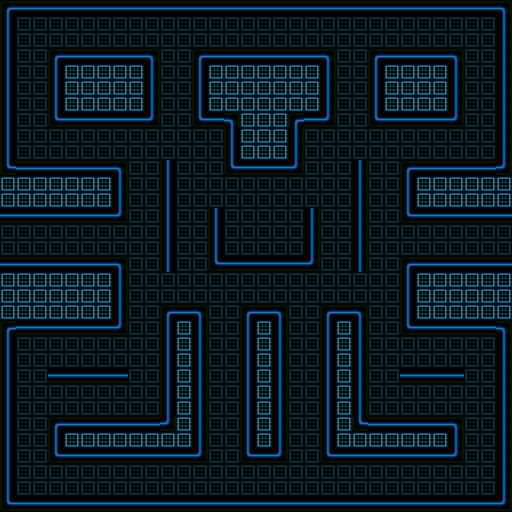

A 2D game scene composited from a Tiled map and its tileset images. What follows is a short description and the map's XML, with every tile layer's data as written:
An orthogonal 32x32 tile map with 16x16 px tiles, 1 tile layer (Background), 1 hidden layer not drawn and 2 objects.

<map version="1.0" orientation="orthogonal" renderorder="left-down" width="32" height="32" tilewidth="16" tileheight="16" nextobjectid="4">
 <tileset firstgid="1" name="general" tilewidth="16" tileheight="16" tilecount="25" columns="5">
  <image source="map.png" width="80" height="80" />
  <tile id="0">
   <properties>
    <property name="collides" value="true" />
   </properties>
  </tile>
  <tile id="1">
   <properties>
    <property name="collides" value="true" />
   </properties>
  </tile>
  <tile id="2">
   <properties>
    <property name="collides" value="true" />
   </properties>
  </tile>
  <tile id="3">
   <properties>
    <property name="collides" value="true" />
   </properties>
  </tile>
  <tile id="4">
   <properties>
    <property name="collides" value="false" />
   </properties>
  </tile>
  <tile id="5">
   <properties>
    <property name="collides" value="true" />
   </properties>
  </tile>
  <tile id="6">
   <properties>
    <property name="collides" value="true" />
   </properties>
  </tile>
  <tile id="7">
   <properties>
    <property name="collides" value="true" />
   </properties>
  </tile>
  <tile id="8">
   <properties>
    <property name="collides" value="true" />
   </properties>
  </tile>
  <tile id="9">
   <properties>
    <property name="collides" value="true" />
   </properties>
  </tile>
  <tile id="10">
   <properties>
    <property name="collides" value="true" />
   </properties>
  </tile>
  <tile id="11">
   <properties>
    <property name="collides" value="true" />
   </properties>
  </tile>
  <tile id="12">
   <properties>
    <property name="collides" value="true" />
   </properties>
  </tile>
  <tile id="13">
   <properties>
    <property name="collides" value="true" />
   </properties>
  </tile>
  <tile id="14">
   <properties>
    <property name="collides" value="true" />
   </properties>
  </tile>
  <tile id="15">
   <properties>
    <property name="collides" value="true" />
   </properties>
  </tile>
  <tile id="16">
   <properties>
    <property name="collides" value="true" />
   </properties>
  </tile>
  <tile id="17">
   <properties>
    <property name="collides" value="true" />
   </properties>
  </tile>
  <tile id="18">
   <properties>
    <property name="collides" value="true" />
   </properties>
  </tile>
  <tile id="19">
   <properties>
    <property name="collides" value="true" />
   </properties>
  </tile>
  <tile id="20">
   <properties>
    <property name="collides" value="true" />
   </properties>
  </tile>
  <tile id="21">
   <properties>
    <property name="collides" value="true" />
   </properties>
  </tile>
  <tile id="22">
   <properties>
    <property name="collides" value="true" />
   </properties>
  </tile>
  <tile id="23">
   <properties>
    <property name="collides" value="true" />
   </properties>
  </tile>
  <tile id="24">
   <properties>
    <property name="collides" value="true" />
   </properties>
  </tile>
 </tileset>
 <layer name="Background" width="32" height="32">
  <data encoding="csv">
2,3,3,3,3,3,3,3,3,3,3,3,3,3,3,3,3,3,3,3,3,3,3,3,3,3,3,3,3,3,3,4,
7,1,1,1,1,1,1,1,1,1,1,1,1,1,1,1,1,1,1,1,1,1,1,1,1,1,1,1,1,1,1,9,
7,1,1,1,1,1,1,1,1,1,1,1,1,1,1,1,1,1,1,1,1,1,1,1,1,1,1,1,1,1,1,9,
7,1,1,2,3,3,3,3,3,4,1,1,2,3,3,3,3,3,3,3,4,1,1,2,3,3,3,3,4,1,1,9,
7,1,1,7,5,5,5,5,5,9,1,1,7,5,5,5,5,5,5,5,9,1,1,7,5,5,5,5,9,1,1,9,
7,1,1,7,5,5,5,5,5,9,1,1,7,5,5,5,5,5,5,5,9,1,1,7,5,5,5,5,9,1,1,9,
7,1,1,7,5,5,5,5,5,9,1,1,7,5,5,5,5,5,5,5,9,1,1,7,5,5,5,5,9,1,1,9,
7,1,1,12,13,13,13,13,13,14,1,1,12,13,4,5,5,5,2,13,14,1,1,12,13,13,13,13,14,1,1,9,
7,1,1,1,1,1,1,1,1,1,1,1,1,1,7,5,5,5,9,1,1,1,1,1,1,1,1,1,1,1,1,9,
7,1,1,1,1,1,1,1,1,1,1,1,1,1,7,5,5,5,9,1,1,1,1,1,1,1,1,1,1,1,1,9,
12,3,3,3,3,3,3,4,1,1,7,1,1,1,12,13,13,13,14,1,1,1,9,1,1,2,3,3,3,3,3,14,
5,5,5,5,5,5,5,9,1,1,7,1,1,1,1,1,1,1,1,1,1,1,9,1,1,7,5,5,5,5,5,5,
5,5,5,5,5,5,5,9,1,1,7,1,1,1,1,1,1,1,1,1,1,1,9,1,1,7,5,5,5,5,5,5,
13,13,13,13,13,13,13,14,1,1,7,1,1,7,1,1,1,1,1,9,1,1,9,1,1,12,13,13,13,13,13,13,
1,1,1,1,1,1,1,1,1,1,7,1,1,7,1,1,1,1,1,9,1,1,9,1,1,1,1,1,1,1,1,1,
1,1,1,1,1,1,1,1,1,1,7,1,1,7,1,1,1,1,1,9,1,1,9,1,1,1,1,1,1,1,1,1,
3,3,3,3,3,3,3,4,1,1,7,1,1,12,13,13,13,13,13,14,1,1,9,1,1,2,3,3,3,3,3,3,
5,5,5,5,5,5,5,9,1,1,1,1,1,1,1,1,1,1,1,1,1,1,1,1,1,7,5,5,5,5,5,5,
5,5,5,5,5,5,5,9,1,1,1,1,1,1,1,1,1,1,1,1,1,1,1,1,1,7,5,5,5,5,5,5,
5,5,5,5,5,5,5,9,1,1,2,3,4,1,1,2,3,4,1,1,2,3,4,1,1,7,5,5,5,5,5,5,
2,13,13,13,13,13,13,14,1,1,7,5,9,1,1,7,5,9,1,1,7,5,9,1,1,12,13,13,13,13,13,4,
7,1,1,1,1,1,1,1,1,1,7,5,9,1,1,7,5,9,1,1,7,5,9,1,1,1,1,1,1,1,1,9,
7,1,1,1,1,1,1,1,1,1,7,5,9,1,1,7,5,9,1,1,7,5,9,1,1,1,1,1,1,1,1,9,
7,1,1,13,13,13,13,13,1,1,7,5,9,1,1,7,5,9,1,1,7,5,9,1,1,13,13,13,13,1,1,9,
7,1,1,1,1,1,1,1,1,1,7,5,9,1,1,7,5,9,1,1,7,5,9,1,1,1,1,1,1,1,1,9,
7,1,1,1,1,1,1,1,1,1,7,5,9,1,1,7,5,9,1,1,7,5,9,1,1,1,1,1,1,1,1,9,
7,1,1,2,3,3,3,3,3,3,14,5,9,1,1,7,5,9,1,1,7,5,12,3,3,3,3,3,4,1,1,9,
7,1,1,7,5,5,5,5,5,5,5,5,9,1,1,7,5,9,1,1,7,5,5,5,5,5,5,5,9,1,1,9,
7,1,1,12,13,13,13,13,13,13,13,13,14,1,1,12,13,14,1,1,12,13,13,13,13,13,13,13,14,1,1,9,
7,1,1,1,1,1,1,1,1,1,1,1,1,1,1,1,1,1,1,1,1,1,1,1,1,1,1,1,1,1,1,9,
7,1,1,1,1,1,1,1,1,1,1,1,1,1,1,1,1,1,1,1,1,1,1,1,1,1,1,1,1,1,1,9,
12,13,13,13,13,13,13,13,13,13,13,13,13,13,13,13,13,13,13,13,13,13,13,13,13,13,13,13,13,13,13,14
</data>
 </layer>
 <layer name="Collision2" width="32" height="32" visible="0">
  <data encoding="csv">
2,3,3,3,3,3,3,3,3,3,3,3,3,3,3,3,3,3,3,3,3,3,3,3,3,3,3,3,3,3,3,4,
7,0,0,0,0,0,0,0,0,0,0,0,0,0,0,0,0,0,0,0,0,0,0,0,0,0,0,0,0,0,0,9,
7,0,0,0,0,0,0,0,0,0,0,0,0,0,0,0,0,0,0,0,0,0,0,0,0,0,0,0,0,0,0,9,
7,0,0,2,3,3,3,3,3,4,0,0,2,3,3,3,3,3,3,3,4,0,0,2,3,3,3,3,4,0,0,9,
7,0,0,7,5,5,5,5,5,9,0,0,7,5,5,5,5,5,5,5,9,0,0,7,5,5,5,5,9,0,0,9,
7,0,0,7,5,5,5,5,5,9,0,0,7,5,5,5,5,5,5,5,9,0,0,7,5,5,5,5,9,0,0,9,
7,0,0,7,5,5,5,5,5,9,0,0,7,5,5,5,5,5,5,5,9,0,0,7,5,5,5,5,9,0,0,9,
7,0,0,12,13,13,13,13,13,14,0,0,12,13,4,5,5,5,2,13,14,0,0,12,13,13,13,13,14,0,0,9,
7,0,0,0,0,0,0,0,0,0,0,0,0,0,7,5,5,5,9,0,0,0,0,0,0,0,0,0,0,0,0,9,
7,0,0,0,0,0,0,0,0,0,0,0,0,0,7,5,5,5,9,0,0,0,0,0,0,0,0,0,0,0,0,9,
12,3,3,3,3,3,3,4,0,0,7,0,0,0,12,13,13,13,14,0,0,0,9,0,0,2,3,3,3,3,3,14,
5,5,5,5,5,5,5,9,0,0,7,0,0,0,0,0,0,0,0,0,0,0,9,0,0,7,5,5,5,5,5,5,
5,5,5,5,5,5,5,9,0,0,7,0,0,0,0,0,0,0,0,0,0,0,9,0,0,7,5,5,5,5,5,5,
13,13,13,13,13,13,13,14,0,0,7,0,0,7,0,0,0,0,0,9,0,0,9,0,0,12,13,13,13,13,13,13,
0,0,0,0,0,0,0,0,0,0,7,0,0,7,0,0,0,0,0,9,0,0,9,0,0,0,0,0,0,0,0,0,
0,0,0,0,0,0,0,0,0,0,7,0,0,7,0,0,0,0,0,9,0,0,9,0,0,0,0,0,0,0,0,0,
3,3,3,3,3,3,3,4,0,0,7,0,0,12,13,13,13,13,13,14,0,0,9,0,0,2,3,3,3,3,3,3,
5,5,5,5,5,5,5,9,0,0,0,0,0,0,0,0,0,0,0,0,0,0,0,0,0,7,5,5,5,5,5,5,
5,5,5,5,5,5,5,9,0,0,0,0,0,0,0,0,0,0,0,0,0,0,0,0,0,7,5,5,5,5,5,5,
5,5,5,5,5,5,5,9,0,0,2,3,4,0,0,2,3,4,0,0,2,3,4,0,0,7,5,5,5,5,5,5,
2,13,13,13,13,13,13,14,0,0,7,5,9,0,0,7,5,9,0,0,7,5,9,0,0,12,13,13,13,13,13,4,
7,0,0,0,0,0,0,0,0,0,7,5,9,0,0,7,5,9,0,0,7,5,9,0,0,0,0,0,0,0,0,9,
7,0,0,0,0,0,0,0,0,0,7,5,9,0,0,7,5,9,0,0,7,5,9,0,0,0,0,0,0,0,0,9,
7,0,0,13,13,13,13,13,0,0,7,5,9,0,0,7,5,9,0,0,7,5,9,0,0,13,13,13,13,0,0,9,
7,0,0,0,0,0,0,0,0,0,7,5,9,0,0,7,5,9,0,0,7,5,9,0,0,0,0,0,0,0,0,9,
7,0,0,0,0,0,0,0,0,0,7,5,9,0,0,7,5,9,0,0,7,5,9,0,0,0,0,0,0,0,0,9,
7,0,0,2,3,3,3,3,3,3,14,5,9,0,0,7,5,9,0,0,7,5,12,3,3,3,3,3,4,0,0,9,
7,0,0,7,5,5,5,5,5,5,5,5,9,0,0,7,5,9,0,0,7,5,5,5,5,5,5,5,9,0,0,9,
7,0,0,12,13,13,13,13,13,13,13,13,14,0,0,12,13,14,0,0,12,13,13,13,13,13,13,13,14,0,0,9,
7,0,0,0,0,0,0,0,0,0,0,0,0,0,0,0,0,0,0,0,0,0,0,0,0,0,0,0,0,0,0,9,
7,0,0,0,0,0,0,0,0,0,0,0,0,0,0,0,0,0,0,0,0,0,0,0,0,0,0,0,0,0,0,9,
12,13,13,13,13,13,13,13,13,13,13,13,13,13,13,13,13,13,13,13,13,13,13,13,13,13,13,13,13,13,13,14
</data>
 </layer>
 <objectgroup name="GameObjects">
  <object id="1" x="0" y="226" width="16" height="32">
   <properties>
    <property name="id" value="mid" />
    <property name="type" value="teleport" />
   </properties>
  </object>
  <object id="3" x="495" y="224" width="16" height="32">
   <properties>
    <property name="id" value="mid" />
    <property name="type" value="teleport" />
   </properties>
  </object>
 </objectgroup>
</map>